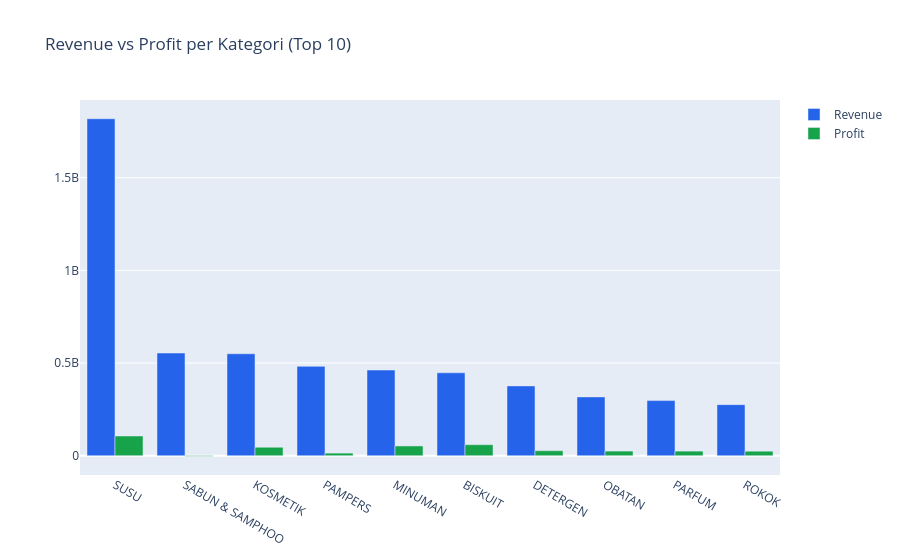

Notebook code for this chart:
### Markdown cell above
---
## 7. BQ #6 & #7: Performa Profit dan Pengeluaran vs Laba

Menganalisis total revenue, profit, dan expense untuk memahami profitabilitas keseluruhan bisnis.

### Code cell
total_revenue = valid_trx['total'].sum()
total_profit  = valid_trx['profit'].sum()
total_expense = valid_trx['expense'].sum() if 'expense' in valid_trx.columns else 0
margin_overall = total_profit / total_revenue * 100

print('=== RINGKASAN PROFIT UMKM ===')
print(f'Total Revenue  : Rp {total_revenue:,.0f}')
print(f'Total Expense  : Rp {total_expense:,.0f}')
print(f'Total Profit   : Rp {total_profit:,.0f}')
print(f'Profit Margin  : {margin_overall:.2f}%')
print(f'Avg profit/trx : Rp {total_profit/len(valid_trx):,.0f}')
print()

# Profit per kategori
cat_profit = (
    valid_trx
    .groupby('kategori')
    .agg(revenue=('total','sum'), profit=('profit','sum'))
    .assign(margin=lambda x: (x['profit']/x['revenue']*100).round(2))
    .sort_values('revenue', ascending=False)
    .head(10)
    .reset_index()
)

fig = go.Figure()
fig.add_trace(go.Bar(name='Revenue', x=cat_profit['kategori'], y=cat_profit['revenue'], marker_color='#2563EB'))
fig.add_trace(go.Bar(name='Profit',  x=cat_profit['kategori'], y=cat_profit['profit'],  marker_color='#16A34A'))
fig.update_layout(
    title='Revenue vs Profit per Kategori (Top 10)',
    barmode='group',
    xaxis_tickangle=30
)
fig.show()

print(cat_profit[['kategori','revenue','profit','margin']].to_string(index=False))

### Figure 1 — Plotly figure (JSON) as saved in the notebook; plotly's stock layout.template omitted (floating-point values rounded to 4 significant figures)
{"data": [{"marker": {"color": "#2563EB"}, "name": "Revenue", "type": "bar", "x": ["SUSU", "SABUN & SAMPHOO", "KOSMETIK", "PAMPERS", "MINUMAN", "BISKUIT", "DETERGEN", "OBATAN", "PARFUM", "ROKOK"], "y": [1817987400, 554025100, 549948000, 482228100, 462278800, 447495800, 376628200, 317373800, 297336600, 275444600]}, {"marker": {"color": "#16A34A"}, "name": "Profit", "type": "bar", "x": ["SUSU", "SABUN & SAMPHOO", "KOSMETIK", "PAMPERS", "MINUMAN", "BISKUIT", "DETERGEN", "OBATAN", "PARFUM", "ROKOK"], "y": [106300000.0, -2915000.0, 45560000.0, 14020000.0, 52580000.0, 59400000.0, 26920000.0, 24950000.0, 24820000.0, 24310000.0]}], "layout": {"barmode": "group", "title": {"text": "Revenue vs Profit per Kategori (Top 10)"}, "xaxis": {"tickangle": 30}}}
